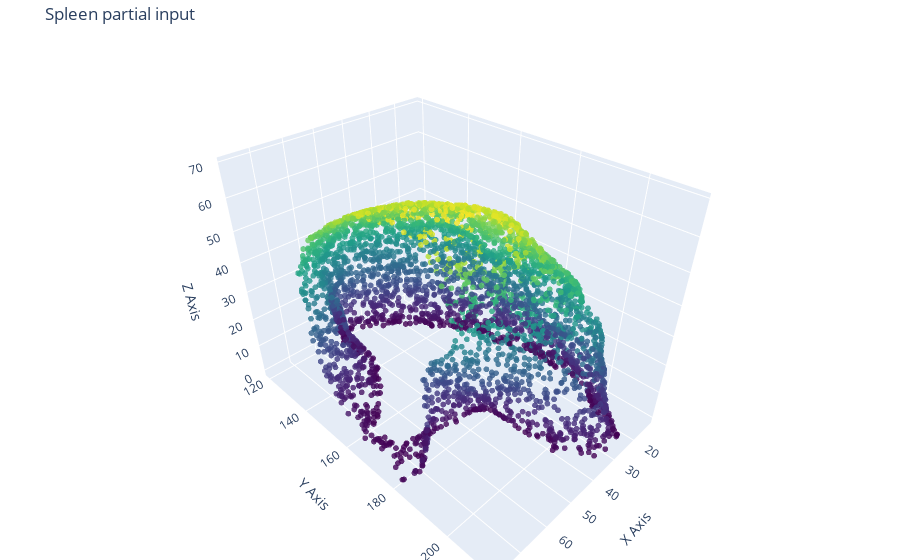

Notebook code cell kept with this figure:
### Code cell
visualize_cloud(partial_path, title = "Spleen partial input")

### Figure 1 — Plotly figure (JSON) as saved in the notebook; plotly's stock layout.template omitted (floating-point values rounded to 4 significant figures; data arrays with more than 128 entries replaced by an {"elided": "..."} marker saying what was removed)
{"data": [{"marker": {"color": {"elided": "4096 float values"}, "colorscale": [[0, "#440154"], [0.1111, "#482878"], [0.2222, "#3e4989"], [0.3333, "#31688e"], [0.4444, "#26828e"], [0.5556, "#1f9e89"], [0.6667, "#35b779"], [0.7778, "#6ece58"], [0.8889, "#b5de2b"], [1, "#fde725"]], "opacity": 0.8, "size": 2}, "mode": "markers", "type": "scatter3d", "x": {"elided": "4096 float values"}, "y": {"elided": "4096 float values"}, "z": {"elided": "4096 float values"}}], "layout": {"autosize": true, "margin": {"b": 0, "l": 0, "r": 0, "t": 40}, "scene": {"aspectmode": "auto", "aspectratio": {"x": 0.8691, "y": 1.237, "z": 0.9298}, "xaxis": {"title": {"text": "X Axis"}, "type": "linear"}, "yaxis": {"title": {"text": "Y Axis"}, "type": "linear"}, "zaxis": {"title": {"text": "Z Axis"}, "type": "linear"}}, "title": {"text": "Spleen partial input"}}}
